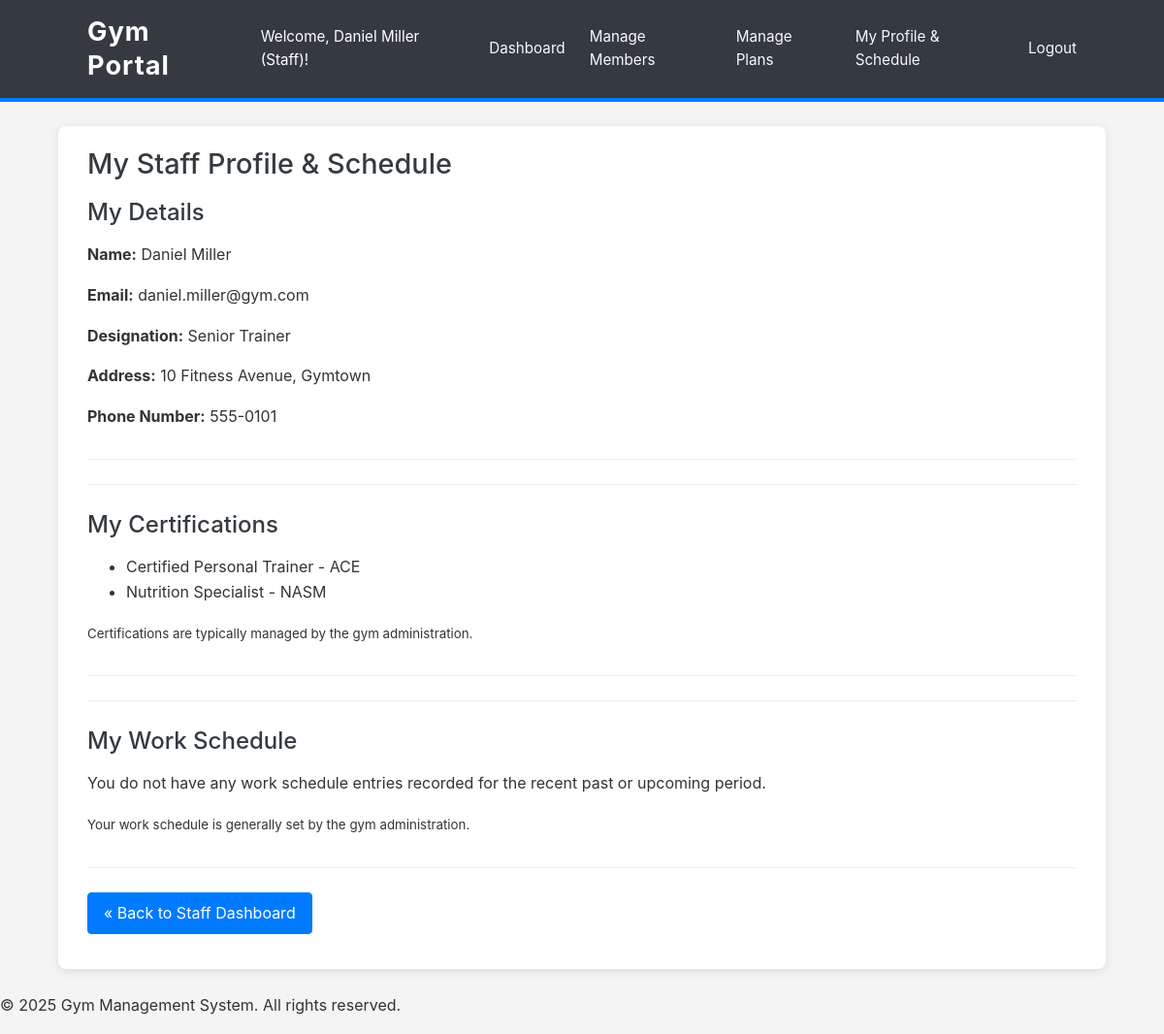
The app's page /gym_portal_l/staff_my_profile.php (signed in) with its own data.
### tables this page shows
CREATE TABLE `workers` (
  `W_id` int(11) NOT NULL,
  `Name` varchar(500) NOT NULL,
  `Email` varchar(500) NOT NULL,
  `Password` varchar(255) NOT NULL,
  `Designation` varchar(500) DEFAULT NULL,
  `Address` varchar(500) DEFAULT NULL,
  `Phone_No` varchar(500) DEFAULT NULL
);

### gym_portal_l/staff_my_profile.php (the view, shortened to what this page needs)
<?php
require_once 'includes/db_connect.php';
$s_id_staff = $_SESSION['staff_s_id'];
$staff_details = null;
$staff_certifications = [];
$staff_schedule_items = [];
try {
    $sql_worker_details = "SELECT Name, Email, Designation, Address, Phone_No
                           FROM Workers WHERE W_id = ?";
    if ($stmt_details = $mysqli->prepare($sql_worker_details)) {
        $stmt_details->bind_param("i", $s_id_staff);
        $stmt_details->execute();
        $result_details = $stmt_details->get_result();
        $staff_details = $result_details->fetch_assoc();
    } else {
        error_log("MySQLi Prepare Error (Staff Profile - Worker Details): " . $mysqli->error);
        $_SESSION['temp_error_smp'] = "Error fetching your personal details.";
    }
    if ($staff_details) {
        $sql_certifications = "SELECT Certification FROM Certifications WHERE W_id = ? ORDER BY Certification ASC";
        if ($stmt_certs = $mysqli->prepare($sql_certifications)) {
            $stmt_certs->bind_param("i", $s_id_staff);
            $stmt_certs->execute();
            $result_certs = $stmt_certs->get_result();
            while ($row_cert = $result_certs->fetch_assoc()) {
                $staff_certifications[] = $row_cert['Certification'];
            }
        } else {
            error_log("MySQLi Prepare Error (Staff Profile - Certifications): " . $mysqli->error);
        }
        $sql_schedule = "SELECT Date, Start_Time, End_Time
                         FROM Staff_Routine
                         WHERE S_id = ? AND Date >= CURDATE() - INTERVAL 7 DAY
                         ORDER BY Date ASC, Start_Time ASC";
        if ($stmt_schedule = $mysqli->prepare($sql_schedule)) {
            $stmt_schedule->bind_param("i", $s_id_staff);
            $stmt_schedule->execute();
            $result_schedule = $stmt_schedule->get_result();
            $staff_schedule_items = $result_schedule->fetch_all(MYSQLI_ASSOC);
        } else {
            error_log("MySQLi Prepare Error (Staff Profile - Schedule): " . $mysqli->error);
        }
    } else if (!isset($_SESSION['temp_error_smp'])) {
        $_SESSION['temp_error_smp'] = "Could not retrieve your profile information.";
    }
} catch (Exception $e) {
    error_log("Staff My Profile General Exception (S_id: {$s_id_staff}): " . $e->getMessage());
    $_SESSION['temp_error_smp'] = "An unexpected error occurred.";
}
require_once 'includes/header.php';
?>
<h2>My Staff Profile & Schedule</h2>
<?php if ($staff_details): ?>
    <div class="profile-view section">
        <h3>My Details</h3>
        <p><strong>Name:</strong> <?php echo htmlspecialchars($staff_details['Name']); ?></p>
        <p><strong>Email:</strong> <?php echo htmlspecialchars($staff_details['Email']); ?></p>
        <p><strong>Designation:</strong> <?php echo htmlspecialchars($staff_details['Designation'] ?? 'N/A'); ?></p>
        <p><strong>Address:</strong> <?php echo htmlspecialchars($staff_details['Address'] ?? 'N/A'); ?></p>
        <p><strong>Phone Number:</strong> <?php echo htmlspecialchars($staff_details['Phone_No'] ?? 'N/A'); ?></p>
    </div>
    <hr>
    <div class="section">
        <h3>My Certifications</h3>
        <?php if (!empty($staff_certifications)): ?>
            <ul>
                <?php foreach ($staff_certifications as $certification): ?>
                    <li><?php echo htmlspecialchars($certification); ?></li>
                <?php endforeach; ?>
            </ul>
        <?php else: ?>
            <p>No certifications are currently listed for you in the system.</p>
        <?php endif; ?>
        <p><small>Certifications are typically managed by the gym administration.</small></p>
    </div>
    <hr>
    <div class="section" id="schedule">
        <h3>My Work Schedule</h3>
        <?php if (!empty($staff_schedule_items)): ?>
            <table>
                <thead>
                    <tr>
                        <th>Date</th>
                        <th>Day of Week</th>
                        <th>Start Time</th>
                        <th>End Time</th>
                    </tr>
                </thead>
                <tbody>
                    <?php foreach ($staff_schedule_items as $item): ?>
                        <tr>
                            <td><?php echo htmlspecialchars(date("M j, Y", strtotime($item['Date']))); ?></td>
                            <td><?php echo htmlspecialchars(date("l", strtotime($item['Date']))); ?></td>
                            <td><?php echo htmlspecialchars(date("g:i A", strtotime($item['Start_Time']))); ?></td>
                            <td><?php echo htmlspecialchars(date("g:i A", strtotime($item['End_Time']))); ?></td>
                        </tr>
                    <?php endforeach; ?>
                </tbody>
            </table>
        <?php else: ?>
            <p>You do not have any work schedule entries recorded for the recent past or upcoming period.</p>
        <?php endif; ?>
        <p><small>Your work schedule is generally set by the gym administration.</small></p>
    </div>
<?php else: ?>
    <p>Could not display your profile information at this time.</p>
<?php endif; ?>
<p style="margin-top: 20px;"><a href="staff_dashboard.php" class="button">« Back to Staff Dashboard</a></p>
<?php
require_once 'includes/footer.php';
?>

### gym_portal_l/css/style.css (style rules this page uses)
body { font-family: -apple-system, BlinkMacSystemFont, "Segoe UI", Roboto, "Helvetica Neue", Arial, sans-serif; line-height: 1.6; margin: 0; padding: 0; background-color: #f4f4f4; color: #333; }
h1, h2, h3, h4, h5, h6 { color: #343a40; margin-top: 0; margin-bottom: 1rem; line-height: 1.3; font-weight: 500; }
h2 { font-size: 1.8em; }
h3 { font-size: 1.5em; }
.button, form button[type="submit"] { display: inline-block; background-color: #007bff; color: #fff; border: 1px solid #007bff; padding: 0.5rem 1rem; font-size: 1em; font-weight: 400; text-align: center; vertical-align: middle; cursor: pointer; border-radius: 0.25rem; transition: color 0.15s ease-in-out, background-color 0.15s ease-in-out, border-color 0.15s ease-in-out, box-shadow 0.15s ease-in-out; text-decoration: none; }
hr { border: 0; border-top: 1px solid #eee; margin: 25px 0; }
.section { margin-bottom: 25px; padding-bottom: 15px; border-bottom: 1px solid #f0f0f0; }

### records on screen
workers: Name "Daniel Miller", Email "daniel.miller@gym.com", Designation "Senior Trainer", Address "10 Fitness Avenue, Gymtown", Phone_No "555-0101"

### other values on screen
$user_name "Daniel Miller"
$user_role "Staff"
$certification "Certified Personal Trainer - ACE"
$certification "Nutrition Specialist - NASM"
